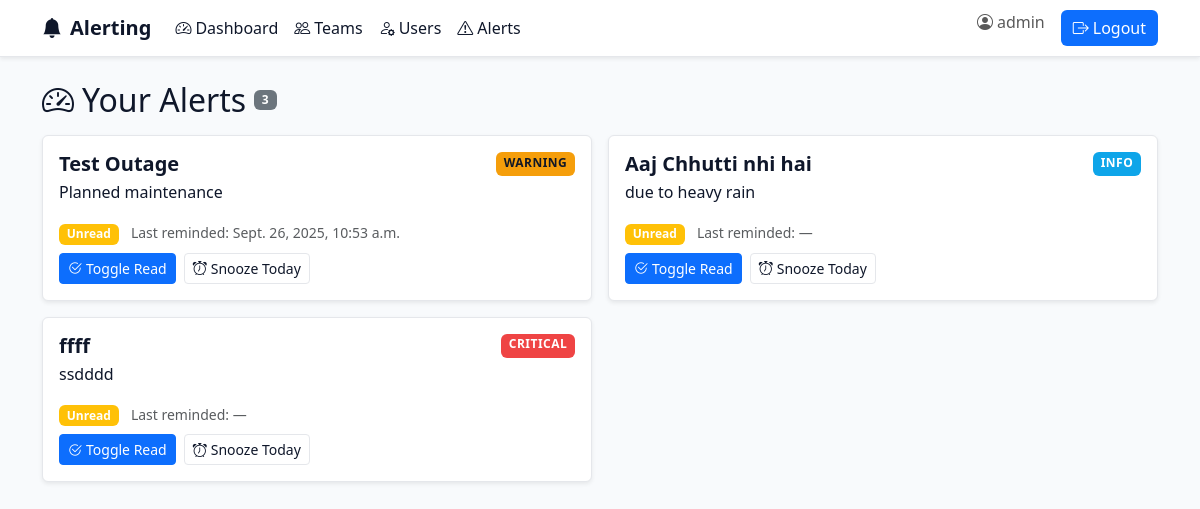
The page /dashboard/ (signed in) on the database its author committed.
### notifications/models.py (models this page shows, shortened)
class User(AbstractUser):
    team = models.ForeignKey(Team, on_delete=models.SET_NULL, null=True, blank=True, related_name='users')

class UserAlertPreference(models.Model):
    alert = models.ForeignKey(Alert, on_delete=models.CASCADE, related_name='user_preferences')
    user = models.ForeignKey('User', on_delete=models.CASCADE, related_name='alert_preferences')
    is_read = models.BooleanField(default=False)
    snoozed_on = models.DateField(null=True, blank=True)  # If set to today, skip reminders until next day
    last_reminded_at = models.DateTimeField(null=True, blank=True)
    first_seen_at = models.DateTimeField(auto_now_add=True)
    updated_at = models.DateTimeField(auto_now=True)
    class Meta:
        unique_together = ('alert', 'user')

class Alert(models.Model):
    class Severity(models.TextChoices):
        INFO = 'info', 'Info'
        WARNING = 'warning', 'Warning'
        CRITICAL = 'critical', 'Critical'
    class DeliveryType(models.TextChoices):
        IN_APP = 'in_app', 'In-App'
        EMAIL = 'email', 'Email'
        SMS = 'sms', 'SMS'
    VISIBILITY_ORG = 'org'
    VISIBILITY_TEAM = 'team'
    VISIBILITY_USER = 'user'
    VISIBILITY_CHOICES = [
        (VISIBILITY_ORG, 'Organization'),
        (VISIBILITY_TEAM, 'Team'),
        (VISIBILITY_USER, 'User'),
    ]
    title = models.CharField(max_length=200)
    message = models.TextField()
    severity = models.CharField(max_length=10, choices=Severity.choices, default=Severity.INFO)
    delivery_type = models.CharField(max_length=20, choices=DeliveryType.choices, default=DeliveryType.IN_APP)
    visibility = models.CharField(max_length=10, choices=VISIBILITY_CHOICES, default=VISIBILITY_ORG)
    target_teams = models.ManyToManyField(Team, blank=True, related_name='alerts')
    target_users = models.ManyToManyField('User', blank=True, related_name='direct_alerts')
    start_at = models.DateTimeField(default=timezone.now)
    expires_at = models.DateTimeField(null=True, blank=True)
    reminder_frequency_minutes = models.PositiveIntegerField(default=120)
    reminders_enabled = models.BooleanField(default=True)
    archived = models.BooleanField(default=False)
    created_by = models.ForeignKey('User', on_delete=models.SET_NULL, null=True, blank=True, related_name='created_alerts')
    created_at = models.DateTimeField(auto_now_add=True)
    updated_at = models.DateTimeField(auto_now=True)

### notifications/web_views.py (the view)
# urls.py: path('dashboard/', web_views.dashboard, name='dashboard'),
@login_required
def dashboard(request):
    user = request.user
    now = timezone.now()
    visible = Alert.objects.filter(archived=False, start_at__lte=now)
    from django.db.models import Q
    q = Q(visibility=Alert.VISIBILITY_ORG)
    if user.team_id:
        q |= Q(visibility=Alert.VISIBILITY_TEAM, target_teams__in=[user.team_id])
    q |= Q(visibility=Alert.VISIBILITY_USER, target_users=user)
    visible = visible.filter(q).distinct()
    prefs = []
    for alert in visible:
        pref, _ = UserAlertPreference.objects.get_or_create(alert=alert, user=user)
        prefs.append(pref)
    return render(
        request,
        "dashboard.html",
        {
            "preferences": prefs,
        },
    )

### templates/dashboard.html (shortened to what this page needs)
{% extends 'base.html' %}
{% block content %}
<div class="d-flex align-items-center mb-3">
  <h2 class="mb-0"><i class="bi bi-speedometer2 me-2"></i>Your Alerts</h2>
  <span class="ms-2 badge bg-secondary">{{ preferences|length }}</span>
</div>
{% if preferences %}
  <div class="row g-3">
    {% for pref in preferences %}
      <div class="col-md-6">
        <div class="card shadow-sm h-100">
          <div class="card-body">
            <div class="d-flex justify-content-between mb-1">
              <h5 class="card-title mb-0">{{ pref.alert.title }}</h5>
              {% if pref.alert.severity == 'info' %}
                <span class="badge badge-info text-uppercase">Info</span>
              {% elif pref.alert.severity == 'warning' %}
                <span class="badge badge-warning text-uppercase">Warning</span>
              {% else %}
                <span class="badge badge-critical text-uppercase">Critical</span>
              {% endif %}
            </div>
            <p class="card-text">{{ pref.alert.message }}</p>
            <div class="mb-2">
              <span class="badge {{ pref.is_read|yesno:'bg-success,bg-warning' }}">{{ pref.is_read|yesno:'Read,Unread' }}</span>
              <span class="text-muted small ms-2">Last reminded: {{ pref.last_reminded_at|default:'—' }}</span>
            </div>
            <div class="d-flex gap-2">
              <a class="btn btn-sm btn-primary" href="/pref/{{ pref.id }}/toggle-read/"><i class="bi bi-check2-circle me-1"></i>Toggle Read</a>
              <a class="btn btn-sm btn-outline-secondary" href="/pref/{{ pref.id }}/snooze-today/"><i class="bi bi-alarm me-1"></i>Snooze Today</a>
            </div>
          </div>
        </div>
      </div>
    {% endfor %}
  </div>
{% else %}
  <div class="alert alert-info shadow-sm"><i class="bi bi-info-circle me-1"></i>No alerts right now.</div>
{% endif %}
{% endblock %}

### templates/base.html (shortened to what this page needs)
<!DOCTYPE html>
<html lang="en">
<head>
  <link href="https://cdn.jsdelivr.net/npm/bootstrap@5.3.3/dist/css/bootstrap.min.css" rel="stylesheet">
  <link rel="stylesheet" href="https://cdn.jsdelivr.net/npm/bootstrap-icons@1.11.3/font/bootstrap-icons.min.css">
  <link rel="stylesheet" href="/static/app.css">
</head>
<body>
  <nav class="navbar navbar-expand-lg shadow-sm">
    <div class="container">
      <a class="navbar-brand d-flex align-items-center" href="/"><i class="bi bi-bell-fill me-2"></i>Alerting</a>
      <div class="collapse navbar-collapse" id="navbarsExample">
        <ul class="navbar-nav me-auto mb-2 mb-lg-0">
          {% if user.is_authenticated %}
            <li class="nav-item"><a class="nav-link" href="/dashboard/"><i class="bi bi-speedometer2 me-1"></i>Dashboard</a></li>
            {% if user.is_staff %}
              <li class="nav-item"><a class="nav-link" href="/teams/"><i class="bi bi-people me-1"></i>Teams</a></li>
              <li class="nav-item"><a class="nav-link" href="/users/"><i class="bi bi-person-gear me-1"></i>Users</a></li>
              <li class="nav-item"><a class="nav-link" href="/alerts/"><i class="bi bi-exclamation-triangle me-1"></i>Alerts</a></li>
            {% endif %}
          {% endif %}
        </ul>
        <ul class="navbar-nav ms-auto">
          {% if user.is_authenticated %}
            <li class="nav-item"><span class="navbar-text me-3"><i class="bi bi-person-circle me-1"></i>{{ user.username }}</span></li>
            <li class="nav-item"><a class="btn btn-light" href="/logout/"><i class="bi bi-box-arrow-right me-1"></i>Logout</a></li>
          {% else %}
            <li class="nav-item"><a class="btn btn-light" href="/login/"><i class="bi bi-box-arrow-in-right me-1"></i>Login</a></li>
          {% endif %}
        </ul>
      </div>
    </div>
  </nav>
  <main class="container py-4">
    {% block content %}{% endblock %}
  </main>
  </body>
</html>

### static/app.css (style rules this page uses)
:root { --bg: #f8fafc; --surface: #ffffff; --border: #e5e7eb; --primary: #0d6efd; --text: #0f172a; --text-muted: #475569; }
body { background-color: var(--bg); color: var(--text); }
.navbar { background-color: var(--surface) !important; border-bottom: 1px solid var(--border); }
.navbar .nav-link, .navbar .navbar-brand { color: var(--text) !important; }
.navbar .btn.btn-light { background: var(--primary); border: none; color: #fff !important; }
.card { background-color: var(--surface); color: var(--text); border: 1px solid var(--border); }
.card-title { font-weight: 600; }
.btn-primary { background: var(--primary); border-color: var(--primary); color: #fff; }
.btn-outline-secondary { color: var(--text); border-color: var(--border); }
.navbar-brand { font-weight: 700; }
.badge.text-uppercase { letter-spacing: .04em; }
.badge-info { background: #0ea5e9; color: #fff; }
.badge-warning { background: #f59e0b; color: #111827; }
.badge-critical { background: #ef4444; color: #fff; }
a, .nav-link { color: var(--primary); }

### rows shown on the page
User: username "admin"
UserAlertPreference: alert "Test Outage", shows "WARNING", alert.message "Planned maintenance", is_read "Unread", last_reminded_at "Sept. 26, 2025, 10:53 a.m."
UserAlertPreference: alert "Aaj Chhutti nhi hai", shows "INFO", alert.message "due to heavy rain", is_read "Unread", last_reminded_at "—"
UserAlertPreference: alert "ffff", shows "CRITICAL", alert.message "ssdddd", is_read "Unread", last_reminded_at "—"

### other values the page prints
{{ preferences|length }} "3"
